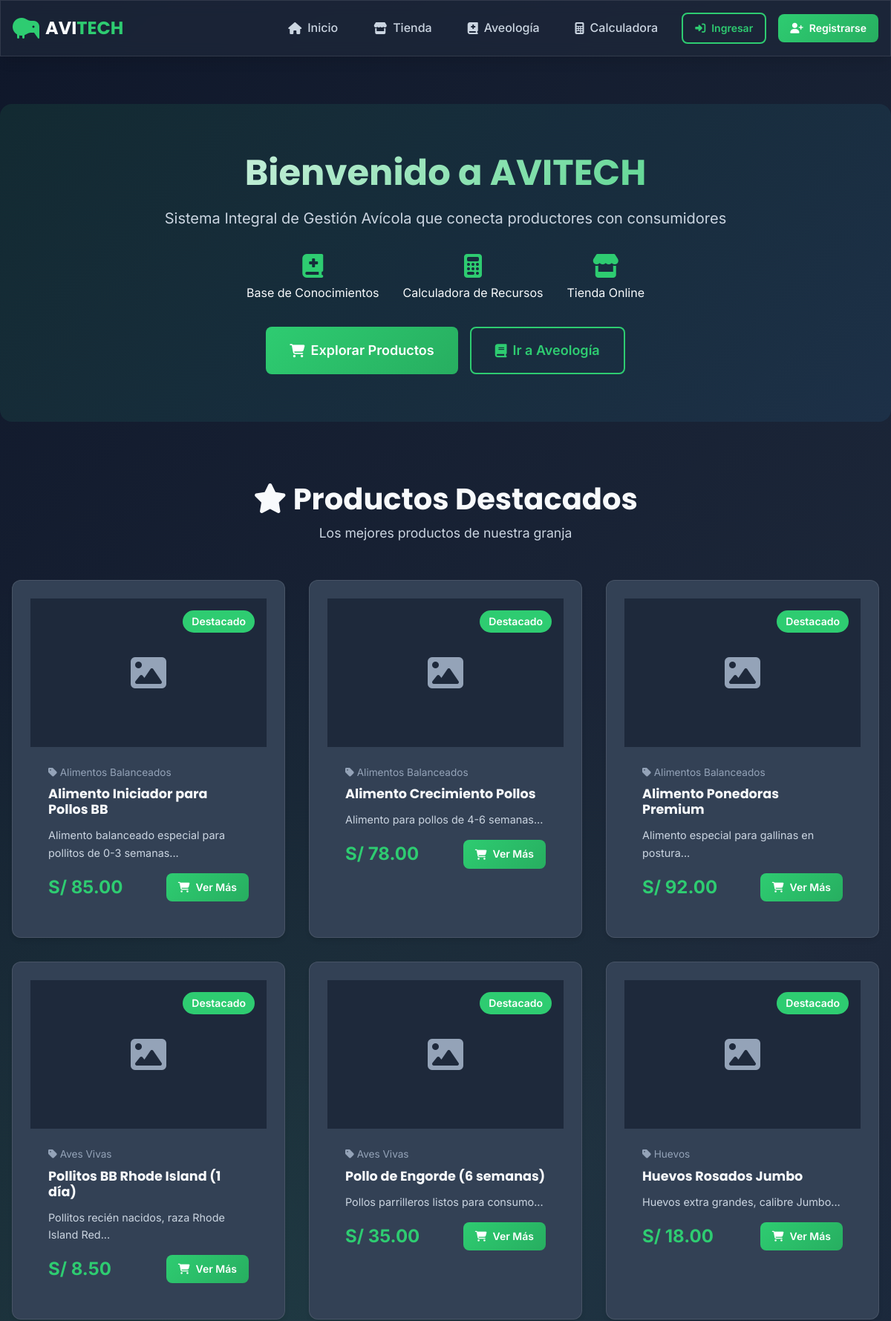
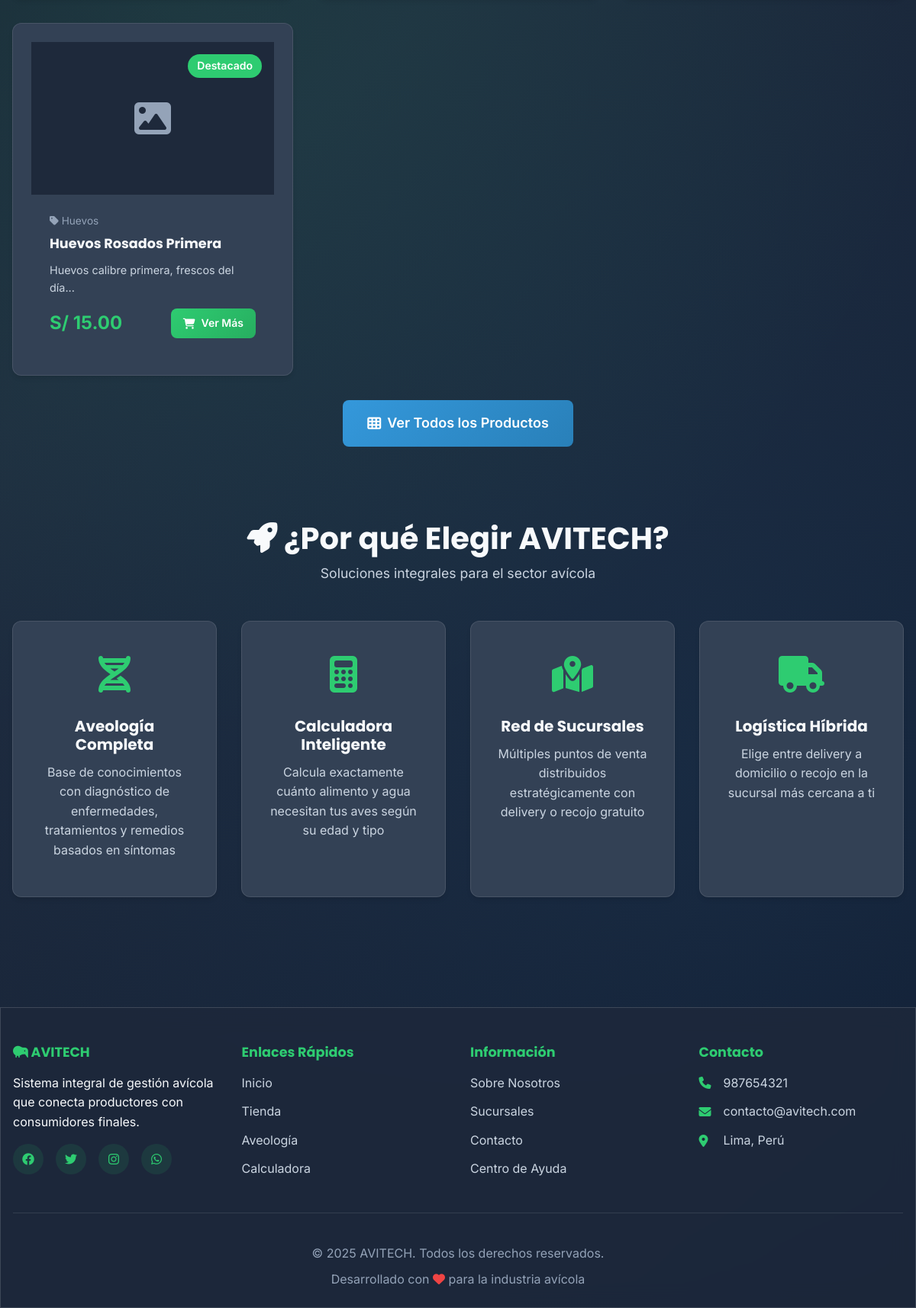
The page / on the database its author committed (2 pictures, top to bottom).
### tables this page shows
CREATE TABLE productos (
    id_producto INT AUTO_INCREMENT PRIMARY KEY,
    id_categoria_producto INT NOT NULL,
    codigo_producto VARCHAR(50) UNIQUE,
    nombre_producto VARCHAR(255) NOT NULL,
    slug VARCHAR(255) NOT NULL UNIQUE,
    descripcion_corta TEXT,
    descripcion_larga LONGTEXT,
    precio_unitario DECIMAL(10,2) NOT NULL,
    precio_oferta DECIMAL(10,2),
    unidad_medida ENUM('unidad', 'kg', 'lb', 'docena', 'caja', 'saco') DEFAULT 'unidad',
    peso_gramos DECIMAL(8,2),
    stock_total INT DEFAULT 0 COMMENT 'Stock total en granja central',
    stock_minimo INT DEFAULT 5,
    requiere_refrigeracion TINYINT(1) DEFAULT 0,
    dias_frescura INT COMMENT 'Días de vida útil del producto',
    destacado TINYINT(1) DEFAULT 0,
    activo TINYINT(1) DEFAULT 1,
    fecha_creacion TIMESTAMP DEFAULT CURRENT_TIMESTAMP,
    fecha_actualizacion TIMESTAMP DEFAULT CURRENT_TIMESTAMP ON UPDATE CURRENT_TIMESTAMP,
    FOREIGN KEY (id_categoria_producto) REFERENCES categorias_producto(id_categoria_producto),
    INDEX idx_categoria (id_categoria_producto),
    INDEX idx_slug (slug),
    INDEX idx_destacado (destacado),
    INDEX idx_activo (activo),
    FULLTEXT KEY ft_productos (nombre_producto, descripcion_corta)
);

CREATE TABLE categorias_producto (
    id_categoria_producto INT AUTO_INCREMENT PRIMARY KEY,
    nombre_categoria VARCHAR(100) NOT NULL UNIQUE,
    slug VARCHAR(100) NOT NULL UNIQUE,
    descripcion TEXT,
    icono VARCHAR(50),
    imagen VARCHAR(255),
    parent_id INT DEFAULT NULL COMMENT 'Para subcategorías',
    orden INT DEFAULT 0,
    activo TINYINT(1) DEFAULT 1,
    fecha_creacion TIMESTAMP DEFAULT CURRENT_TIMESTAMP,
    FOREIGN KEY (parent_id) REFERENCES categorias_producto(id_categoria_producto) ON DELETE SET NULL,
    INDEX idx_parent (parent_id),
    INDEX idx_slug (slug)
);

### controllers/HomeController.php (called while the page is built, shortened)
<?php
require_once ROOT_PATH . '/core/Controller.php';
require_once ROOT_PATH . '/models/Producto.php';
class HomeController extends Controller
{
    private $productoModel;
    public function __construct()
    {
        $this->productoModel = new Producto($this->db);
    }
    public function index()
    {
        $productosDestacados = $this->productoModel->getAll(['destacado' => 1], 8);
        $data = [
            'title' => 'Inicio - ' . APP_NAME,
            'productos_destacados' => $productosDestacados
        ];
        $this->view('home/index', $data);
    }
}

### models/Producto.php (called while the page is built, shortened)
<?php
class Producto
{
    private $db;
    private $table = 'productos';
    public function __construct($db)
    {
        $this->db = $db;
    }
    public function getAll($filters = [], $limit = 12, $offset = 0)
    {
        $query = "SELECT p.*, cp.nombre_categoria, cp.slug as categoria_slug,
                  (SELECT url_imagen FROM imagenes_producto WHERE id_producto = p.id_producto AND es_principal = 1 LIMIT 1) as imagen_principal
                  FROM {$this->table} p
                  INNER JOIN categorias_producto cp ON p.id_categoria_producto = cp.id_categoria_producto
                  WHERE p.activo = 1";
        $params = [];
        if (!empty($filters['destacado'])) {
            $query .= " AND p.destacado = 1";
        }
        $query .= " ORDER BY p.destacado DESC, p.fecha_creacion DESC LIMIT :limit OFFSET :offset";
        $stmt = $this->db->prepare($query);
        $stmt->bindValue(':limit', $limit, PDO::PARAM_INT);
        $stmt->bindValue(':offset', $offset, PDO::PARAM_INT);
        $stmt->execute();
        return $stmt->fetchAll();
    }
}

### core/Database.php (called while the page is built, shortened)
<?php
class Database
{
    private static $instance = null;
    private $connection;
    private function __construct()
    {
        try {
            $dsn = "mysql:host=" . DB_HOST . ";dbname=" . DB_NAME . ";charset=" . DB_CHARSET;
            $options = [
                PDO::ATTR_ERRMODE => PDO::ERRMODE_EXCEPTION,
                PDO::ATTR_DEFAULT_FETCH_MODE => PDO::FETCH_ASSOC,
                PDO::ATTR_EMULATE_PREPARES => false,
                PDO::MYSQL_ATTR_INIT_COMMAND => "SET NAMES " . DB_CHARSET
            ];
            $this->connection = new PDO($dsn, DB_USER, DB_PASS, $options);
        } catch (PDOException $e) {
            die("Error de conexión: " . $e->getMessage());
        }
    }
    public static function getInstance()
    {
        if (self::$instance === null) {
            self::$instance = new self();
        }
        return self::$instance;
    }
    public function getConnection()
    {
        return $this->connection;
    }
}

### views/home/index.php (the view, shortened to what this page needs)
<?php require_once ROOT_PATH . '/views/layouts/header.php'; ?>
<section class="hero-section">
    <div class="container">
        <div class="hero-content fade-in">
            <h1 class="hero-title">
                Bienvenido a <strong class="text-primary">AVITECH</strong>
            </h1>
            <p class="hero-subtitle">
                Sistema Integral de Gestión Avícola que conecta productores con consumidores
            </p>
            <div class="hero-features">
                <div class="feature-item">
                    <i class="fas fa-book-medical"></i>
                    <span>Base de Conocimientos</span>
                </div>
                <div class="feature-item">
                    <i class="fas fa-calculator"></i>
                    <span>Calculadora de Recursos</span>
                </div>
                <div class="feature-item">
                    <i class="fas fa-store"></i>
                    <span>Tienda Online</span>
                </div>
            </div>
            <div class="hero-cta">
                <a href="<?php echo APP_URL; ?>/tienda" class="btn btn-primary btn-lg">
                    <i class="fas fa-shopping-cart"></i> Explorar Productos
                </a>
                <a href="<?php echo APP_URL; ?>/aveologia" class="btn btn-outline btn-lg">
                    <i class="fas fa-book"></i> Ir a Aveología
                </a>
            </div>
        </div>
    </div>
</section>
<?php if (!empty($productos_destacados)): ?>
    <section class="featured-products">
        <div class="container">
            <div class="section-header">
                <h2><i class="fas fa-star"></i> Productos Destacados</h2>
                <p>Los mejores productos de nuestra granja</p>
            </div>
            <div class="products-grid">
                <?php foreach ($productos_destacados as $producto): ?>
                    <div class="product-card glass card animate-on-scroll">
                        <div class="product-image">
                            <?php if ($producto['imagen_principal']): ?>
                                <img src="<?php echo APP_URL . '/public/uploads/' . $producto['imagen_principal']; ?>"
                                    alt="<?php echo htmlspecialchars($producto['nombre_producto']); ?>">
                            <?php else: ?>
                                <div class="no-image">
                                    <i class="fas fa-image"></i>
                                </div>
                            <?php endif; ?>
                            <span class="badge badge-primary">Destacado</span>
                        </div>
                        <div class="product-body">
                            <div class="product-category">
                                <i class="fas fa-tag"></i> <?php echo htmlspecialchars($producto['nombre_categoria']); ?>
                            </div>
                            <h3 class="product-title">
                                <?php echo htmlspecialchars($producto['nombre_producto']); ?>
                            </h3>
                            <p class="product-description">
                                <?php echo htmlspecialchars(substr($producto['descripcion_corta'] ?? '', 0, 80)) . '...'; ?>
                            </p>
                            <div class="product-footer">
                                <div class="product-price">
                                    <?php if ($producto['precio_oferta']): ?>
                                        <span class="price-old">S/ <?php echo number_format($producto['precio_unitario'], 2); ?></span>
                                        <span class="price-current">S/ <?php echo number_format($producto['precio_oferta'], 2); ?></span>
                                    <?php else: ?>
                                        <span class="price-current">S/ <?php echo number_format($producto['precio_unitario'], 2); ?></span>
                                    <?php endif; ?>
                                </div>
                                <a href="<?php echo APP_URL . '/producto/' . $producto['slug']; ?>" class="btn btn-primary btn-sm">
                                    <i class="fas fa-shopping-cart"></i> Ver Más
                                </a>
                            </div>
                        </div>
                    </div>
                <?php endforeach; ?>
            </div>
            <div class="text-center mt-4">
                <a href="<?php echo APP_URL; ?>/tienda" class="btn btn-secondary btn-lg">
                    <i class="fas fa-th"></i> Ver Todos los Productos
                </a>
            </div>
        </div>
    </section>
<?php endif; ?>
<section class="features-section">
    <div class="container">
        <div class="section-header">
            <h2><i class="fas fa-rocket"></i> ¿Por qué Elegir AVITECH?</h2>
            <p>Soluciones integrales para el sector avícola</p>
        </div>
        <div class="features-grid">
            <div class="feature-card glass card animate-on-scroll">
                <div class="feature-icon">
                    <i class="fas fa-dna"></i>
                </div>
                <h3>Aveología Completa</h3>
                <p>Base de conocimientos con diagnóstico de enfermedades, tratamientos y remedios basados en síntomas</p>
            </div>
            <div class="feature-card glass card animate-on-scroll">
                <div class="feature-icon">
                    <i class="fas fa-calculator"></i>
                </div>
                <h3>Calculadora Inteligente</h3>
                <p>Calcula exactamente cuánto alimento y agua necesitan tus aves según su edad y tipo</p>
            </div>
            <div class="feature-card glass card animate-on-scroll">
                <div class="feature-icon">
                    <i class="fas fa-map-marked-alt"></i>
                </div>
                <h3>Red de Sucursales</h3>
                <p>Múltiples puntos de venta distribuidos estratégicamente con delivery o recojo gratuito</p>
            </div>
            <div class="feature-card glass card animate-on-scroll">
                <div class="feature-icon">
                    <i class="fas fa-truck"></i>
                </div>
                <h3>Logística Híbrida</h3>
                <p>Elige entre delivery a domicilio o recojo en la sucursal más cercana a ti</p>
            </div>
        </div>
    </div>
</section>
<?php require_once ROOT_PATH . '/views/layouts/footer.php'; ?>

### rows shown on the page
productos: id_categoria_producto.nombre_categoria "Alimentos Balanceados", nombre_producto "Alimento Iniciador para Pollos BB", descripcion_corta "Alimento balanceado especial para pollitos de 0-3 semanas", precio_unitario "85.00"
productos: id_categoria_producto.nombre_categoria "Alimentos Balanceados", nombre_producto "Alimento Crecimiento Pollos", descripcion_corta "Alimento para pollos de 4-6 semanas", precio_unitario "78.00"
productos: id_categoria_producto.nombre_categoria "Alimentos Balanceados", nombre_producto "Alimento Ponedoras Premium", descripcion_corta "Alimento especial para gallinas en postura", precio_unitario "92.00"
productos: id_categoria_producto.nombre_categoria "Aves Vivas", nombre_producto "Pollitos BB Rhode Island (1 día)", descripcion_corta "Pollitos recién nacidos, raza Rhode Island Red", precio_unitario "8.50"
productos: id_categoria_producto.nombre_categoria "Aves Vivas", nombre_producto "Pollo de Engorde (6 semanas)", descripcion_corta "Pollos parrilleros listos para consumo", precio_unitario "35.00"
productos: id_categoria_producto.nombre_categoria "Huevos", nombre_producto "Huevos Rosados Jumbo", descripcion_corta "Huevos extra grandes, calibre Jumbo", precio_unitario "18.00"
productos: id_categoria_producto.nombre_categoria "Huevos", nombre_producto "Huevos Rosados Primera", descripcion_corta "Huevos calibre primera, frescos del día", precio_unitario "15.00"
